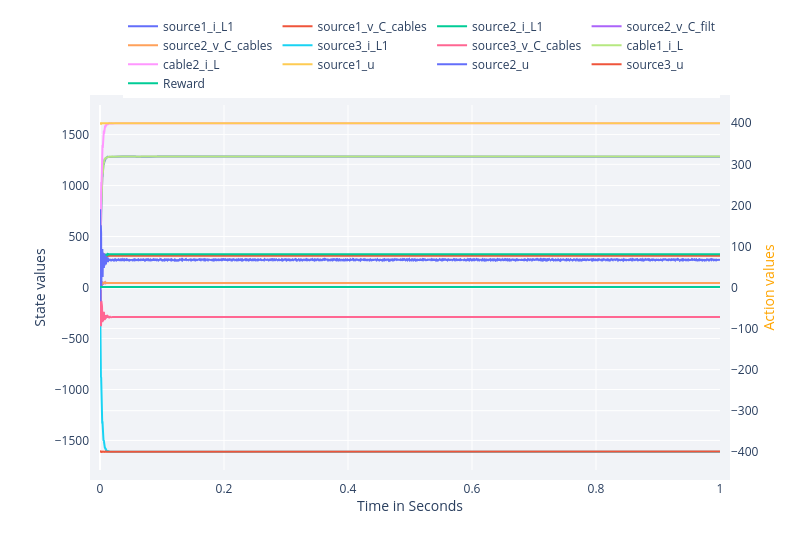

Notebook source saved alongside this figure:
### Markdown cell above
In the next part we expect some differences since external agents do not support "learning" and "non-learning" mode. This means that even though we run a `Simulate` run we expect to see action noise in the results.

### Code cell
hook = DataHook(collect_state_ids = env.state_ids,
                collect_action_ids = env.action_ids)

hook = Simulate(controllers, env, hook=hook)


RenderHookResults(hook = hook,
                    states_to_plot  = env.state_ids,
                    actions_to_plot = env.action_ids,
                    plot_reward=true)

### Figure 1 — Plotly figure (JSON) as saved in the notebook; plotly's stock layout.template omitted (floating-point values rounded to 4 significant figures; data arrays with more than 128 entries replaced by an {"elided": "..."} marker saying what was removed)
{"data": [{"mode": "lines", "name": "source1_i_L1", "type": "scatter", "x": {"elided": "10001 float values"}, "y": {"elided": "10001 float values"}}, {"mode": "lines", "name": "source1_v_C_cables", "type": "scatter", "x": {"elided": "10001 float values"}, "y": {"elided": "10001 float values"}}, {"mode": "lines", "name": "source2_i_L1", "type": "scatter", "x": {"elided": "10001 float values"}, "y": {"elided": "10001 float values"}}, {"mode": "lines", "name": "source2_v_C_filt", "type": "scatter", "x": {"elided": "10001 float values"}, "y": {"elided": "10001 float values"}}, {"mode": "lines", "name": "source2_v_C_cables", "type": "scatter", "x": {"elided": "10001 float values"}, "y": {"elided": "10001 float values"}}, {"mode": "lines", "name": "source3_i_L1", "type": "scatter", "x": {"elided": "10001 float values"}, "y": {"elided": "10001 float values"}}, {"mode": "lines", "name": "source3_v_C_cables", "type": "scatter", "x": {"elided": "10001 float values"}, "y": {"elided": "10001 float values"}}, {"mode": "lines", "name": "cable1_i_L", "type": "scatter", "x": {"elided": "10001 float values"}, "y": {"elided": "10001 float values"}}, {"mode": "lines", "name": "cable2_i_L", "type": "scatter", "x": {"elided": "10001 float values"}, "y": {"elided": "10001 float values"}}, {"mode": "lines", "name": "source1_u", "type": "scatter", "x": {"elided": "10001 float values"}, "y": {"elided": "10001 float values"}, "yaxis": "y2"}, {"mode": "lines", "name": "source2_u", "type": "scatter", "x": {"elided": "10001 float values"}, "y": {"elided": "10001 float values"}, "yaxis": "y2"}, {"mode": "lines", "name": "source3_u", "type": "scatter", "x": {"elided": "10001 float values"}, "y": {"elided": "10001 float values"}, "yaxis": "y2"}, {"mode": "lines", "name": "Reward", "type": "scatter", "x": {"elided": "10001 float values"}, "y": {"elided": "10001 int values"}, "yaxis": "y2"}], "layout": {"height": 550, "legend": {"orientation": "h", "x": 1, "xanchor": "right", "y": 1.02, "yanchor": "bottom"}, "margin": {"b": 80, "l": 100, "pad": 10, "r": 80, "t": 100}, "plot_bgcolor": "#f1f3f7", "width": 800, "xaxis": {"title": {"text": "Time in Seconds"}}, "yaxis": {"title": {"text": "State values"}}, "yaxis2": {"overlaying": "y", "side": "right", "title": "Action values", "titlefont": {"color": "orange"}}}}
